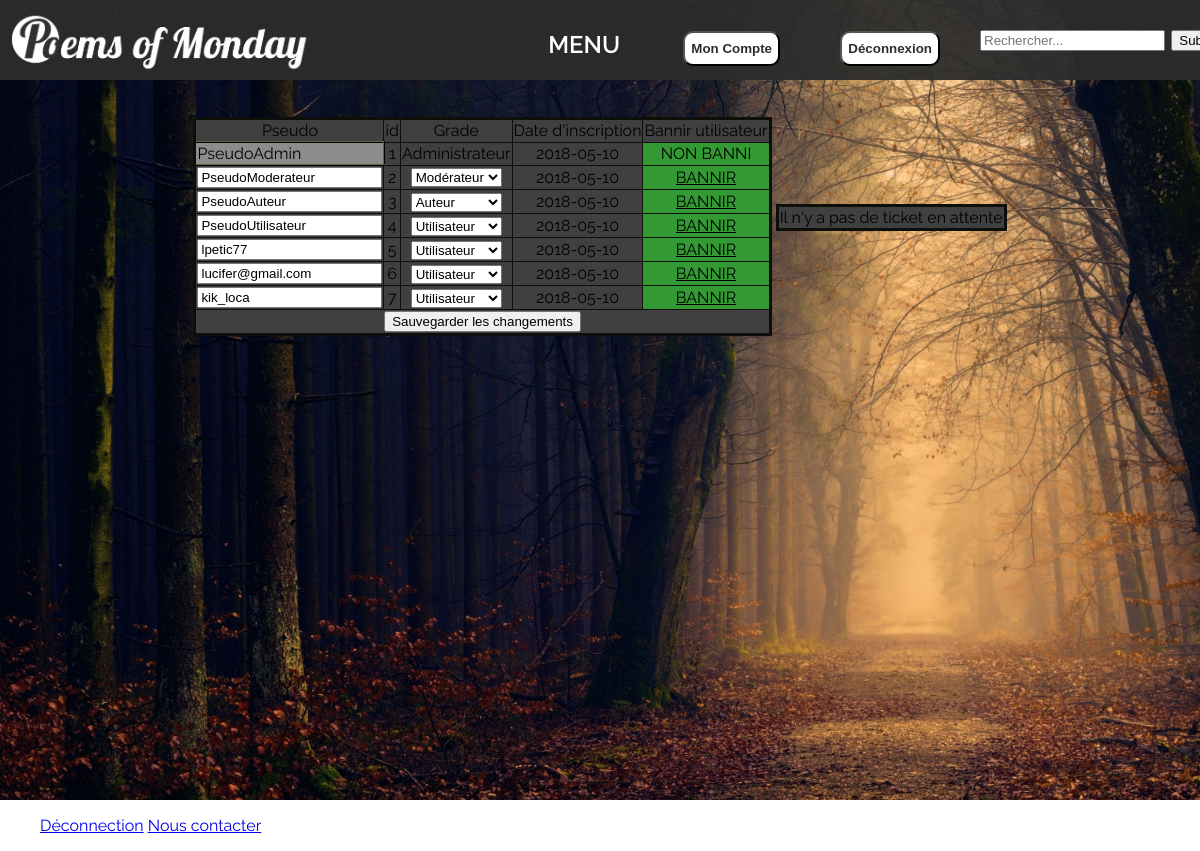
The app's page /app.php/administration (signed in) with its own data.
### tables this page shows
CREATE TABLE IF NOT EXISTS `user` (
  `id_user` int(11) NOT NULL AUTO_INCREMENT,
  `lname` varchar(255) NOT NULL,
  `fname` varchar(255) NOT NULL,
  `nname` varchar(255) NOT NULL,
  `sex` int(1) NOT NULL,
  `date_naissance` date NOT NULL,
  `email` varchar(255) NOT NULL,
  `pw` varchar(255) NOT NULL,
  `avatar` varchar(255) DEFAULT 'default.jpg',
  `date_inscription` date NOT NULL,
  `confirm_key` int(11) NOT NULL,
  `confirm` int(1) NOT NULL DEFAULT '0',
  `grade` int(11) NOT NULL DEFAULT '0',
  `bio` text,
  PRIMARY KEY (`id_user`)
);

### public_html/views/administration.php (the view, shortened to what this page needs)
<?php
require_once('includes/includes.php');
require_once('src/php/db.php');
if (isset($_SESSION['auth']) AND !empty($_SESSION['auth'])) {
	$userInfo= $_SESSION['auth'];
}else{
	header('Location: index');
}if($userInfo['grade'] < 2){
	header('Location: index');
}
?>
<!DOCTYPE html>
<html>
<body>
	<div class="banner"></div>
	<div id="box2">
		<br><br><br><br><br>
		<table style="margin-left: auto; margin-right: auto;">
			<tr><td>
				<?php
		if(isset($_GET["id"]) && !empty($_GET["id"])){
			if(isset($_POST["messageSuite"]) && !empty($_POST["messageSuite"])){
				$envoi_message =$db->prepare("INSERT INTO plainte_message (id_sender, message, id_topic, date_message) VALUES (?,?,?,NOW())");
				$envoi_message->execute(array($userInfo["id_user"], encryptData(treatString($_POST["messageSuite"])), $_GET["id"]));
			} else {
				if(empty($_POST["messageSuite"]) && isset($_POST["messageSuite"]))
					$erreur3 = "Veuillez entrer un message";
			}
			if(isset($_GET["s"]) && !empty($_GET["s"])){
				$bannir = $db->prepare("UPDATE plainte_topic SET solved = 1 WHERE id_topic = ?");
				$bannir->execute(array($_GET["id"]));
				header("Location: administration");
			}
				?>
				<form method="POST" action="">
					<table class="tableCentre" border="3px" ">
						<tr><td><textarea placeholder="Message" name="messageSuite"></textarea></td></tr>
						<tr><td><input type="submit" value="Envoyer le message"></td></tr>
						<?php
						if(isset($erreurMessage)){?>
							<tr><td align="center" style="color: red"><?php echo $erreurMessage; ?></td></tr>
						<?php
					}
					?>
					</table>
				</form>
				</td>
				<td valign="top">
				<table class="tableCentre" border="3px" >
					<tr>
						<td align="center">Auteur</td>
						<td align="center">Messages</td>
						<td align="center">Date de création</td>
					</tr>
				<?php
				$requete = $db->query("SELECT * FROM plainte_message WHERE id_topic=".$_GET["id"]." ORDER BY date_message");
				while($resultat = $requete->fetch()){
					?>
					<tr>
						<?php
						if($resultat['id_sender'] == $userInfo['id_user']){
							?>
							<td align="center"><?php echo $userInfo["nname"]; ?></td>
							<?php
						} else {
							?>
							<td align="center"><?php echo pseudoFromId($resultat["id_sender"]); ?></td>
							<?php
						}
						if($resultat['id_sender'] == $userInfo['id_user']){
							?><td align="right" style="max-width: 500px; padding-left: 100px; word-break: break-all; white-space: pre-wrap;"><div style="background-color: #bad4ff; padding: 4px; border: 1px solid; display: inline-block;"><?php echo decryptData($resultat["message"]); ?><div></td><?php
						} else {
							?><td align="left" style="max-width: 500px; padding-right: 100px; word-break: break-all; white-space: pre-wrap;"><div style="background-color: #bad4ff; padding: 4px; border: 1px solid;display: inline-block;"><?php echo decryptData($resultat["message"]); ?></div></td>
							<?php
						}
						?>
						<td align="center"><?php echo $resultat['date_message']; ?></td>
					</tr>
					<?php
				}
				?>
				<tr>
					<?php echo '<td align="center" colspan="3"><div style="background-color:#bad4ff; width:250px; margin:2px; border: 1px solid"><a style="text-decoration: none; color:Black;" href="administration?id='.$_GET["id"].'&s=1">';echo "Marquer l'article comme résolu</div></a></td>'";?>
					</tr>
				</table>
			</table>
			</td>
			</pre>
<?php
		} else {
			?>
			<table class="tableCentre" border="3px">
				<tr>
					<td align="center">Pseudo</td>
					<td align="center">id</td>
					<td align="center">Grade</td>
					<td align="center">Date d'inscription</td>
					<td align="center">Bannir utilisateur</td>
				</tr>
				<br>
				<form method="POST" action="">
					<?php
					$requete = $db->query("SELECT * FROM user");
					while($resultat = $requete->fetch()){
						?>
						<tr>
							<?php
							if($resultat["grade"] < $userInfo["grade"]){ ?>
							<td align="center"><input type="text" name="<?php echo "newpseudo".$resultat["id_user"];?>" value="<?php echo $resultat["nname"];?>"></td><?php
						} else { ?>
						<td align="left" style="background-color: #8c8c8c; border-color:#0f0f0a; border-collapse: collapse; border-width: 2px"><?php echo $resultat["nname"];?></td><?php
					}
					?>
					<td align="center"><?php echo $resultat["id_user"];?></td>
					<?php if($resultat['grade'] < $userInfo['grade']){ ?>
					<td align="center"><select name="<?php echo "newgrade".$resultat["id_user"];?>">
						<option value="0" <?php if ($resultat["grade"] == "0") echo "selected='selected'";?>>Utilisateur</option>
						<option value="1" <?php if ($resultat["grade"] == "1") echo "selected='selected'";?>>Auteur</option>
						<?php if($userInfo['grade'] == 3){?>
						<option value="2" <?php if ($resultat["grade"] == "2") echo "selected='selected'";?>>Modérateur</option>
						<?php }
					} else {
						if($resultat['grade'] == 0){ echo '<td align="center">Utilisateur</td>';} else if ($resultat['grade'] == 1){ echo '<td align="center">Auteur</td>';} else if($resultat['grade'] == 2){ echo '<td align="center">Modérateur</td>';} else if($resultat['grade'] == 3){ echo '<td align="center">Administrateur</td>';}?></td><?php
					} ?>
					<td align="center"><?php echo $resultat["date_inscription"];?></td>
					<?php
					if($resultat["grade"] < $userInfo["grade"] && ($resultat["confirm"] == 0 || $resultat["confirm"] == 1)){
						echo '<td align="center" style="background-color: #339933;"><a href="administration?ban='.$resultat["id_user"].'" style="color: black;">BANNIR</a></td>';
					} else if($resultat["grade"] < $userInfo["grade"]) {
						echo '<td align="center" style="background-color: #ff3333;"><a href="administration?unban='.$resultat["id_user"].'" style="color: black;">DEBANNIR</a></td>';
					} else if($resultat["confirm"] == 0 || $resultat["confirm"] == 1){
						echo '<td align="center" style="background-color: #339933; color: black;">NON BANNI</a></td>';
					} else {
						echo '<td align="center" style="background-color: #ff3333; color: black;">BANNI</a></td>';
					}
					?>
				</tr>
				<?php
					}
					?>
					<tr><td align="center" colspan="5"><input type="submit" value="Sauvegarder les changements"></td></tr>
			</table>
		<td>
			<table class="tableCentre" border="3px">
				<?php
				$requete = $db->query("SELECT * FROM plainte_topic WHERE solved=0 ORDER BY date_creation");
				$nbRow = $requete->rowCount();
				if($nbRow > 0){
					?>
					<tr>
						<td align="center">Auteur</td>
						<td align="center">Objet</td>
						<td align="center">Date de création</td>
					</tr>
					<?php
					while($resultat = $requete->fetch()){
						?>
						<tr>
							<td align="center"><?php echo pseudoFromId($resultat["id_sender"]); ?></td>
							<?php echo '<td align="center"><a href="administration?id='.$resultat["id_topic"].'">'.decryptData($resultat["objet"]).'</a></td>';?>
							<td align="center"><?php echo $resultat['date_creation']; ?></td>
						</tr>
						<?php
					}
				} else {
					?><tr>
						<td align="center" rowspan="3">Il n'y a pas de ticket en attente</td>
						</tr><?php
					}
					?>
			</table>
		</td>
		<?php
		}
		?>
</div>
<?php
if (isset($_SESSION['auth']) AND !empty($_SESSION['auth'])) { ?>
<ul type="1">
	<a href="logout">Déconnection</a>
	<a href="contact">Nous contacter</a>
</ul>
<?php
}
?>
</body>
</html>

### public_html/src/css/main_style.css (style rules this page uses)
html { box-sizing: border-box; overflow-x: hidden; }
body { margin: 0; padding: 0; min-height: 100%; position: relative; font-family: "Raleway",sans-serif; overflow-y: auto; overflow-x: hidden; }
.tableCentre { background-color: #404040; border-style:solid; border-color:#0f0f0a; border-collapse: collapse; margin-left: auto; margin-right: auto; }
.banner { z-index: 10; background-color: #2d2d2d; height: 80px; width: 100%; opacity: 0.95; display: block; position: fixed; vertical-align: top; }
#box2 { height: 100vh; width: 100%; background-image: url(../../media/img/i2.jpg); display: table; background-size: cover; background-attachment: fixed; }

### records on screen
user: nname "PseudoAdmin", id_user "1", shows "Administrateur", date_inscription "2018-05-10", confirm "NON BANNI"
user: nname "PseudoModerateur", id_user "2", grade+id_user "Modérateur", date_inscription "2018-05-10"
user: nname "PseudoAuteur", id_user "3", grade+id_user "Auteur", date_inscription "2018-05-10"
user: nname "PseudoUtilisateur", id_user "4", grade+id_user "Utilisateur", date_inscription "2018-05-10"
user: nname "lpetic77", id_user "5", grade+id_user "Utilisateur", date_inscription "2018-05-10"
user: nname "lucifer@gmail.com", id_user "6", grade+id_user "Utilisateur", date_inscription "2018-05-10"
user: nname "kik_loca", id_user "7", grade+id_user "Utilisateur", date_inscription "2018-05-10"
